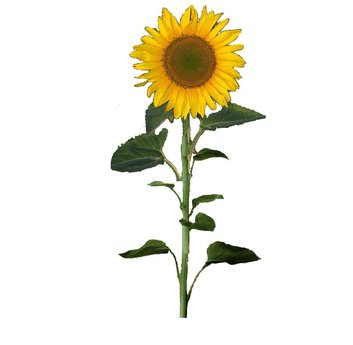
#> input picture Canny edge detector and Harris corner detection from scratch/codes/sunflower.jpg, 353 x 345 px
$ python test_script.py
#> lines starting #> are read from the running program, lines starting #| are printed output that depends on the picture; after the words box and inside, x2 and y2 are one past the last pixel; in counts of white or black regions, pixels touching at a corner belong together
### Canny edge detector and Harris corner detection from scratch/codes/edge_detection.py
# -*- coding: utf-8 -*-
"""
Created on Wed Jan 29 11:36:11 2020

@author: ADMIN-PC
"""

import numpy as np
import cv2 as cv
import math


def Canny_edge(I):
    row, col = I.shape

    ##Defining Sobel filters
    sobel_x = [[-1,-2,-1], [0, 0, 0], [1, 2, 1]]
    sobel_x = np.array(sobel_x)

    sobel_y = [[-1, 0, 1], [-2, 0, 2], [-1, 0, 1]]
    sobel_y = np.array(sobel_y)

    ##Step-1 Getting the filtered images:
    Ig = cv.GaussianBlur(I , (3,3), 0)
    Ix = cv.filter2D(Ig,-1,sobel_x)
    Iy = cv.filter2D(Ig,-1,sobel_y)

    #Getting the magnitude array
    M = (Ix**2 + Iy**2)**0.5
    M = (M/np.max(M))*255

    #Getting the Direction array
    Di_mat = np.zeros((row,col))
    for i in range(0,row):
        for j in range(0,col):
            if Ix[i,j] == 0:
                continue
            else:
                Di_mat[i,j] = (math.atan(Iy[i,j]/Ix[i,j]))*(180/math.pi)
                if Di_mat[i,j] < 0:
                    Di_mat[i,j] = -Di_mat[i,j]


    ###Step-2 Non-maximal Suppression:
    Gn = np.zeros((row,col))
    for i in range(0,row):
        for j in range(0,col):
            if i-1 >= 0 and i+1 < row and j-1 >= 0 and j+1 < col:
                if Di_mat[i,j] in range(0,23) or Di_mat[i,j] >= 158:
                    if M[i,j] > M[i,j+1] and M[i,j] > M[i,j-1]:
                        Gn[i,j] = M[i,j]
                elif Di_mat[i,j] in range(23,68):
                    if M[i,j] > M[i-1,j+1] and M[i,j] > M[i+1,j-1]:
                        Gn[i,j] = M[i,j]
                elif Di_mat[i,j] in range(68,113):
                    if M[i,j] > M[i-1,j] and M[i,j] > M[i+1,j]:
                        Gn[i,j] = M[i,j]
                else:
                    if M[i,j] > M[i-1,j-1] and M[i,j] > M[i+1,j+1]:
                        Gn[i,j] = M[i,j]

    Gn = (Gn/np.max(M))*255

    ##Step-3 Hysterisis Thresholding:
    Th = 200
    Tl = 100
    Gnh = np.zeros((row,col)) #For true edges
    Gnl = np.zeros((row,col)) #For weak edges
    for i in range(0,row):
        for j in range(0,col):
            if Gn[i,j] > Th:
                Gnh[i,j] = Gn[i,j]
            if Gn[i,j] > Tl:
                Gnl[i,j] = Gn[i,j]

    ##Step-4 Edge linking:
    Gnl2 = np.zeros((row,col))
    for i in range(0,row):
        for j in range(0,col):
            if i-1 >= 0 and i+1 < row and j-1 >= 0 and j+1 < col:
                neigh_8 = [Gnl[i-1,j-1], Gnl[i-1,j], Gnl[i-1,j+1], Gnl[i,j-1], Gnl[i,j+1], Gnl[i+1,j-1], Gnl[i+1,j], Gnl[i+1,j+1]]

                if Gnh[i,j] in neigh_8:
                    Gnl2[i,j] = Gnl[i,j]

    Ie = Gnl2 + Gnh #Final Edge Map

    cv.imwrite('canny_edge_output.jpg', Ie.astype('uint8')) #Saving the output

    cv.imshow('Edge map',Ie.astype('uint8'))
    cv.waitKey(0)
    cv.destroyAllWindows()

    return Ie.astype('uint8')

### Canny edge detector and Harris corner detection from scratch/codes/harris_corner_detection.py
# -*- coding: utf-8 -*-
"""
Created on Fri Jan 31 18:21:38 2020

@author: ADMIN-PC
"""

import numpy as np
import cv2 as cv

def Harris_corner(I):
    row,col = I.shape

    ##Sobel filters
    sobel_x = [[-1,-2,-1], [0, 0, 0], [1, 2, 1]]
    sobel_x = np.array(sobel_x)

    sobel_y = [[-1, 0, 1], [-2, 0, 2], [-1, 0, 1]]
    sobel_y = np.array(sobel_y)

    ##Step-1 Calculating the gradients required:
    Ig = cv.GaussianBlur(I , (3,3), 0)
    Ix = cv.filter2D(Ig,-1,sobel_x)
    Iy = cv.filter2D(Ig,-1,sobel_y)

    ##Step-2 Getting the squares of the array elements:
    Ixx = Ix**2
    Iyy = Iy**2
    Ixy = Ix*Iy

    ##Step-3 convoluting with box filter:
    Ixxg = cv.boxFilter(Ixx,-1,(3,3))
    Iyyg = cv.boxFilter(Iyy,-1,(3,3))
    Ixyg = cv.boxFilter(Ixy,-1,(3,3))

    ##Step-4 Calculating the R values and deciding the corners:
    M = np.zeros((2,2))
    k = 0.06
    Ic = np.zeros((row,col))
    for i in range(0,row):
        for j in range(0,col):
            M[0,0] = (Ixxg[i,j])**2
            M[0,1] = Ixyg[i,j]**2
            M[1,0] = (Iyyg[i,j])**2
            M[1,1] = Ixyg[i,j]**2
            eig_1, eig_2 = np.linalg.eigvals(M)
            R = (eig_1*eig_2) - (k*((eig_1+eig_2)**2))
            if R > 0:
                Ic[i,j] = 255

    ##Showing the output
    cv.imwrite('harris_corner_output.jpg', Ic.astype('uint8'))
    cv.imshow('harris_corner_output', Ic.astype('uint8'))
    cv.waitKey(0)
    cv.destroyAllWindows()

    return Ic.astype('uint8')

### Canny edge detector and Harris corner detection from scratch/codes/test_script.py
# -*- coding: utf-8 -*-
"""
Created on Fri Jan 31 18:08:11 2020

@author: ADMIN-PC
"""
import cv2 as cv
from edge_detection import Canny_edge
from harris_corner_detection import Harris_corner


I = cv.imread('sunflower.jpg') #Can change the image as per users requirement
#> I is the input picture: shape (345, 353, 3); mean B, G, R 224.1, 236.3, 238.7
I = cv.cvtColor(I, cv.COLOR_BGR2GRAY)
#> I: shape (345, 353)

###################Canny Edge Detector#########################################

##Using my codefor Canny edge detection:
Canny_edge(I)
#> after the loop in Canny_edge, `for i in range(0,row):`:
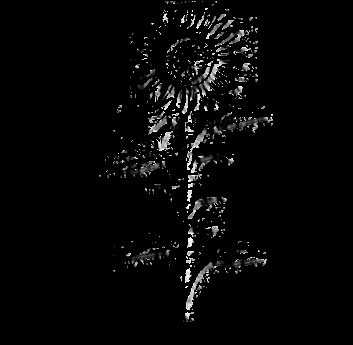
#> Di_mat: shape (345, 353) float64; min 0, max 89.78, mean 2.5; drawn with min black and max white
#> after the loop in Canny_edge, `for i in range(0,row):`:
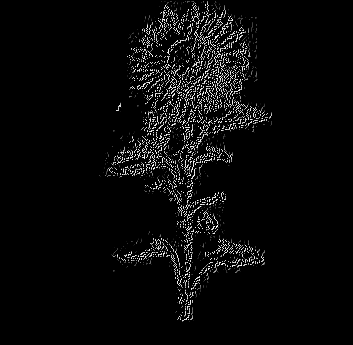
#> Gn: shape (345, 353) float64; min 0, max 255, mean 9.9
#> after the loop in Canny_edge, `for i in range(0,row):`:
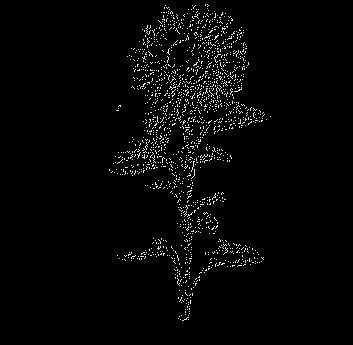
#> Gnh: shape (345, 353) float64; min 0, max 255, mean 6.1
#> after the loop in Canny_edge, `for i in range(0,row):`:
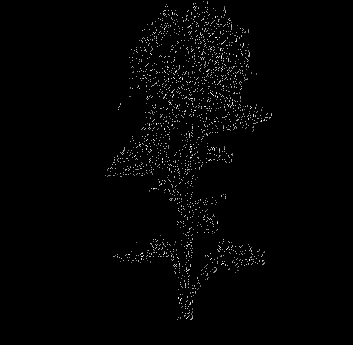
#> Gnl2: shape (345, 353) float64; min 0, max 255, mean 3.6

#Using the inbuilt function
Edges2 = cv.Canny(I, 150,50)
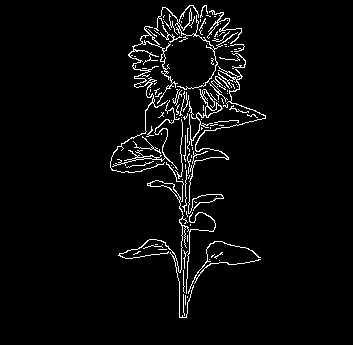
#> Edges2: shape (345, 353); 3.8% white in thin lines or dots, all inside (x1, y1, x2, y2) = (110, 5, 266, 318)
cv.imwrite('canny_edge_inbuilt_output.jpg', Edges2)
cv.imshow('From inbuilt canny detector', Edges2)
cv.waitKey(0)
cv.destroyAllWindows()

##################Harris Corner Detection######################################

##Using my code for Harris corner detection:
I = cv.imread('shapes.png')
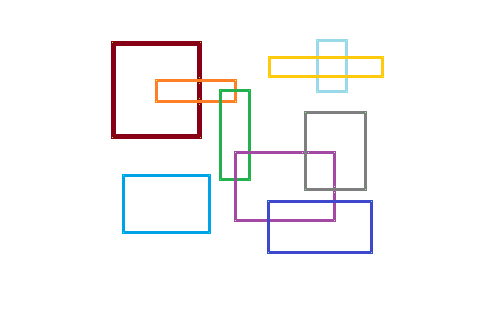
#> input picture Canny edge detector and Harris corner detection from scratch/codes/shapes.png, 494 x 333 px
#> I is the input picture: shape (333, 494, 3); mean B, G, R 248.2, 247.9, 248.9
I = cv.cvtColor(I, cv.COLOR_BGR2GRAY)
#> I: shape (333, 494)

Harris_corner(I)
#> after the loop in Harris_corner, `for i in range(0,row):`:
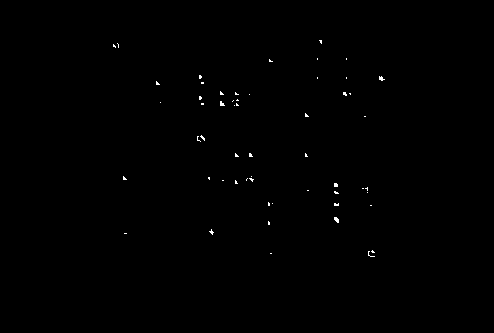
#> Ic: shape (333, 494) float64; 0.23% white in thin lines or dots, all inside (x1, y1, x2, y2) = (113, 40, 385, 257)
#> after the loop in Harris_corner, `for i in range(0,row):`: M = [[0, 0], [0, 0]]
